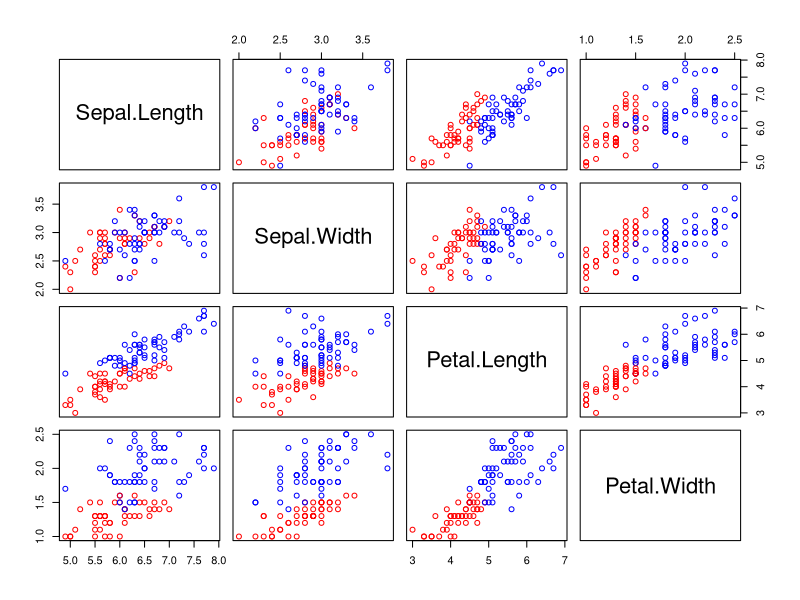
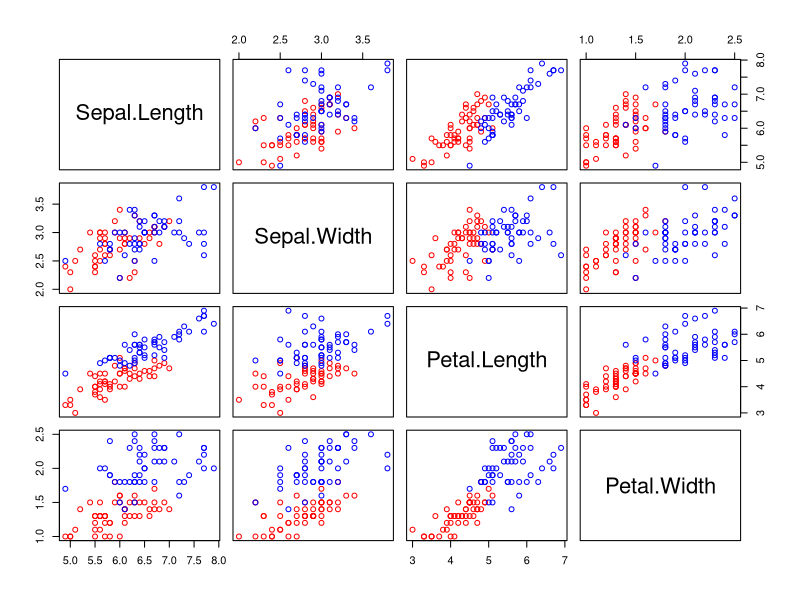

Reproduce these figures in R, in order.
## ---- chunk 1
knitr::opts_chunk$set(echo = TRUE)
library(caret)
library(dplyr)
library(mvtnorm)
library(knitr)
## ---- chunk 2
# data preparation
new.iris <- iris %>% filter(Species != 'setosa')
species <- as.factor(as.vector(new.iris[,5]))
new.iris <- new.iris[,-5]

# simple estimators for parameters
mu1 <- colMeans(new.iris[species == 'versicolor',])
mu2 <- colMeans(new.iris[species == 'virginica',])
S1 <- cov(new.iris[species == 'versicolor',])
S2 <- cov(new.iris[species == 'virginica',])
pi1 <- (species == 'versicolor') / length(species) 
pi2 <- 1 - pi1 

# classification
pi1_X <- dmvnorm(new.iris, mean = mu1, sigma = S1) # P(X|Label = Versicolor)
pi2_X <- dmvnorm(new.iris, mean = mu2, sigma = S2) # P(X|Label = Virginica)
bayes <- pi1_X / pi2_X > pi2 / (10 * pi1)
original_bayes <- pi1_X / pi2_X > pi2 / pi1

predicted <- ifelse(bayes, 'versicolor', 'virginica')
table(predicted, species)

# original Bayes classifier (c(p|n)/c(n|p) = 1)
original_predicted <- ifelse(original_bayes, 'versicolor', 'virginica')
table(original_predicted, species)
## ---- chunk 3
pairs(new.iris, col = ifelse(predicted == 'versicolor', 'red', 'blue')) # predicted
pairs(new.iris, col = ifelse(species == 'versicolor', 'red', 'blue')) # true
